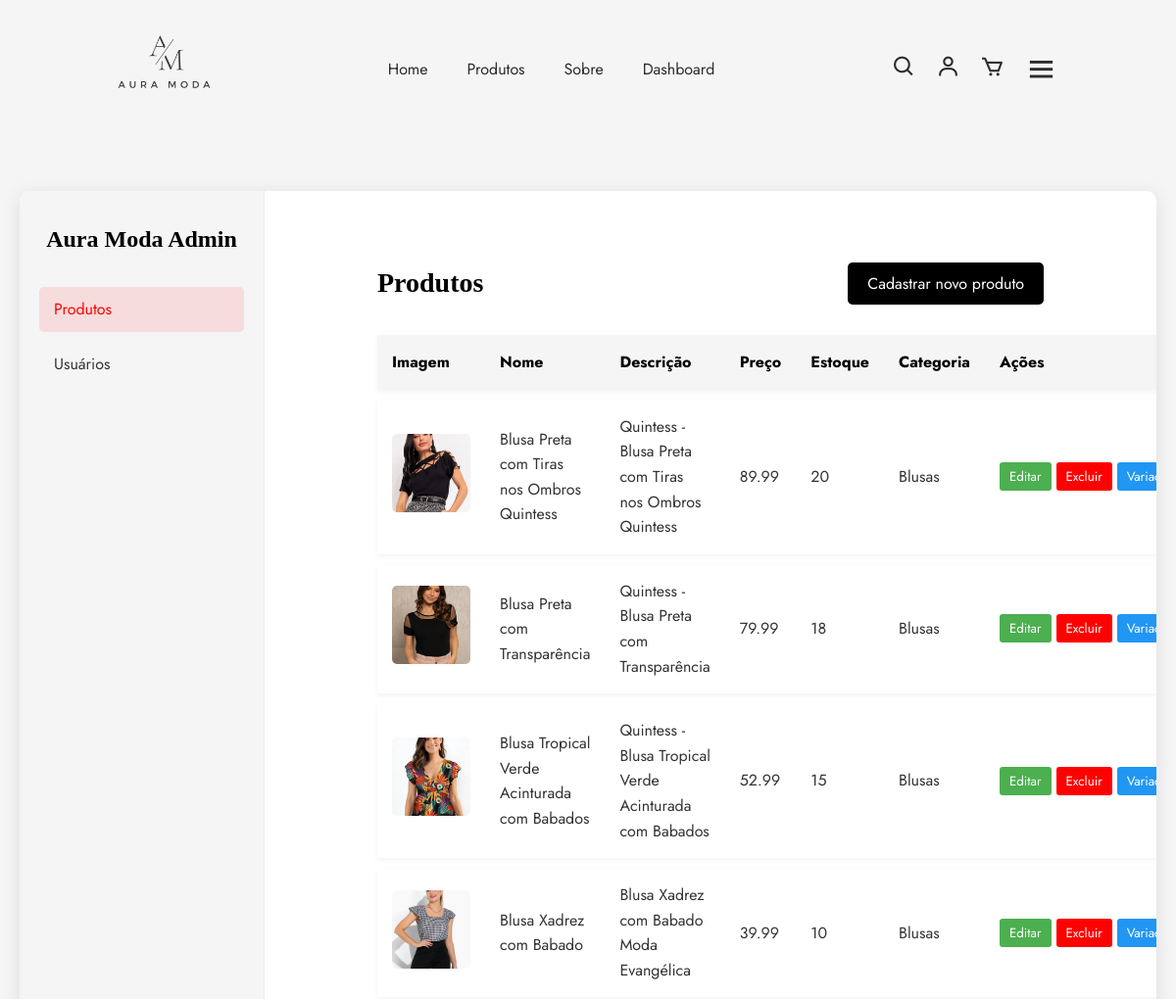
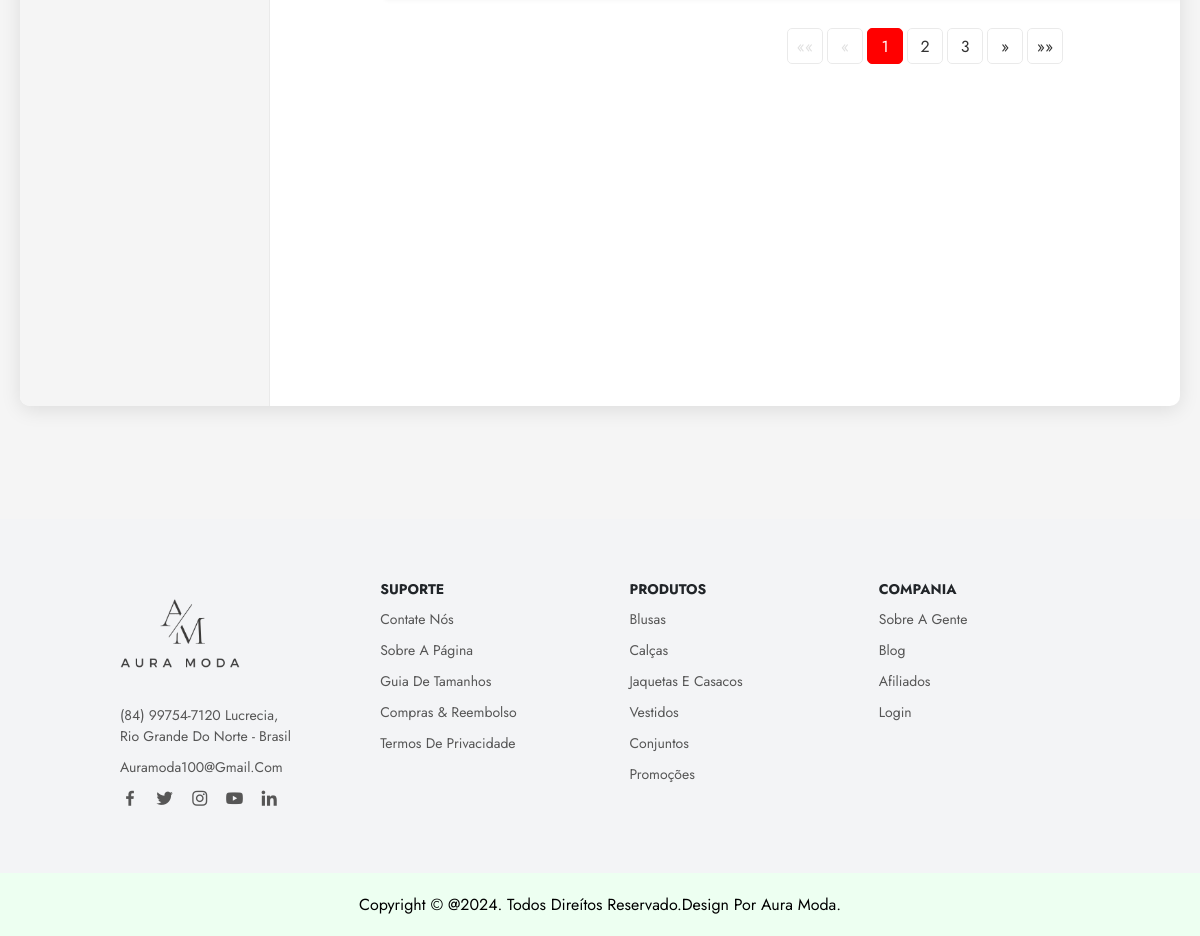
/dashboard/ (signed in), run on the app's committed database (2 pictures, top to bottom).
### ecommerce/models.py (models this page shows, shortened)
class Produto(models.Model):
    nome = models.CharField(max_length=200)
    descricao = models.TextField()
    preco = models.DecimalField(max_digits=10, decimal_places=2)
    estoque = models.PositiveIntegerField()
    categoria = models.ForeignKey(Categoria, on_delete=models.SET_NULL, null=True, related_name='produtos')
    imagem = models.ImageField(upload_to='produtos/', blank=True, null=True, default='default.png')
    data_adicionado = models.DateTimeField(auto_now_add=True)

class Categoria(models.Model):
    nome = models.CharField(max_length=100, unique=True)
    descricao = models.TextField(blank=True)

### ecommerce/views.py (the view)
# urls.py: path('dashboard/', views.dashboard, name='dashboard'),
@user_passes_test(admin_checado)
def dashboard(request):
    produtos_lista = Produto.objects.all().order_by('nome')
    clientes_lista = Cliente.objects.all().order_by('nome_completo')
    paginator_produtos = Paginator(produtos_lista, 4)
    page_produtos = request.GET.get('page_produtos', 1)
    try :
        produtos = paginator_produtos.page(page_produtos)
    except :
        produtos = paginator_produtos.page(1)
    paginator_clientes = Paginator(clientes_lista, 4)
    page_clientes = request.GET.get('page_clientes',1)
    try :
        clientes = paginator_clientes.page(page_clientes)
    except :
        clientes = paginator_clientes.page(1)
    if request.method == "POST" and "delete_cliente" in request.POST:
        cliente_id = request.POST.get("delete_cliente")
        cliente = get_object_or_404(Cliente, id=cliente_id)
        cliente.delete()
        messages.success(request, f"Usuário '{cliente.nome_completo}' foi excluído com sucesso.")
        return redirect("dashboard")
    context = {
        'produtos':produtos,
        'clientes':clientes,
    }
    return render(request, 'ecommerce/dashboard.html', context)

### ecommerce/views.py (called while the page is built)
def admin_checado(user):
    return user.is_staff

### ecommerce/templates/ecommerce/dashboard.html (shortened to what this page needs)
{% extends "base.html" %}
{% load static %}
{% block main %}
<link rel="stylesheet" href="{% static "css/dashboard.css" %}">
<div class="body">
    <div class="dashboard-container">
        <aside class="sidebar">
            <h1>Aura Moda Admin</h1>
            <ul class="sidebar-menu">
                <li><a href="#produtos" class="active" data-section="produtos">Produtos</a></li>
                <li><a href="#usuarios" data-section="usuarios">Usuários</a></li>
            </ul>
        </aside>
        <main class="main-content">
            <section id="produtos" class="section active">
                <div class="section-header">
                    <h2>Produtos</h2>
                    <a href="{% url "cadastro" %}"><button class="btn-new-product">Cadastrar novo produto</button></a>
                </div>
                <table>
                    <thead>
                        <tr>
                            <th>Imagem</th>
                            <th>Nome</th>
                            <th>Descrição</th>
                            <th>Preço</th>
                            <th>Estoque</th>
                            <th>Categoria</th>
                            <th>Ações</th>
                        </tr>
                    </thead>
                    <tbody>
                        {% for produto in produtos %}
                        <tr>
                            <td><img src="{{produto.imagem.url}}" alt="{{produto.nome}}" class="product-image"></td>
                            <td>{{produto.nome}}</td>
                            <td>{{produto.descricao}}</td>
                            <td>{{produto.preco}}</td>
                            <td>{{produto.estoque}}</td>
                            <td>{{produto.categoria.nome}}</td>
                            <td>
                                <div class="action-buttons">
                                    <a href="{% url "editar_produto" produto.id %}"><button class="btn btn-edit">Editar</button></a>
                                    <form action="{% url "remover_produto" produto.id %}" method="POST">
                                        <button type="submit" class="btn btn-delete">Excluir</button>
                                    </form>
                                    <button class="btn btn-variation">Variação</button>
                                </div>
                            </td>
                        </tr>
                        {% endfor %}
                    </tbody>
                </table>
                {% include 'components/pagination.html' with page_obj=produtos query_param="page_produtos"%}
            </section>
        </main>
    </div>
</div>
{% endblock main %}

### static/css/experimento.css (style rules this page uses)
:root { --primary-color: #000000; --secondary-color: #ffffff; --accent-color: #ff0000; --text-color: #333333; --light-gray: #f5f5f5; --medium-gray: #e0e0e0; }
* { margin: 0; padding: 0; box-sizing: border-box; scroll-behavior: smooth; font-family: "Jost", sans-serif; list-style: none; text-decoration: none; }
html, body { min-height: 100%; }
section { padding: 5% 10%; }

### static/css/dashboard.css (style rules this page uses)
:root { --primary-color: #000000; --secondary-color: #ffffff; --accent-color: #ff0000; --text-color: #333333; --light-gray: #f5f5f5; --medium-gray: #e0e0e0; --border-color: #eaeaea; }
* { margin: 0; padding: 0; box-sizing: border-box; }
.body { font-family: 'Roboto', sans-serif; line-height: 1.6; color: var(--text-color); background-color: var(--light-gray); min-height: 100vh; display: flex; justify-content: center; align-items: center; padding: 20px; padding-top: 8.5%; }
.dashboard-container { display: flex; background-color: var(--secondary-color); border-radius: 10px; box-shadow: 0 4px 20px rgba(0, 0, 0, 0.1); overflow: hidden; width: 100%; max-width: 1600px; height: 80vh; }
.sidebar { width: 250px; background-color: var(--light-gray); padding: 30px 20px; border-right: 1px solid var(--border-color); }
.sidebar h1 { font-family: 'Playfair Display', serif; font-size: 24px; margin-bottom: 30px; text-align: center; color: var(--primary-color); }
.sidebar-menu { list-style: none; }
.sidebar-menu li { margin-bottom: 10px; }
.sidebar-menu a { display: block; padding: 10px 15px; color: var(--text-color); text-decoration: none; border-radius: 5px; transition: all 0.3s ease; }
.sidebar-menu a:hover, .sidebar-menu a.active { background-color: rgba(255, 0, 0, 0.1); color: var(--accent-color); }
.main-content { flex: 1; padding: 30px; overflow-y: auto; }
.section-header { display: flex; justify-content: space-between; align-items: center; margin-bottom: 20px; }
h2 { font-family: 'Playfair Display', serif; font-size: 28px; color: var(--primary-color); }
.btn-new-product { background-color: #000000; color: var(--secondary-color); border: none; padding: 10px 20px; border-radius: 5px; font-size: 16px; cursor: pointer; transition: background-color 0.3s ease; }
table { width: 100%; border-collapse: separate; border-spacing: 0 10px; }
th, td { padding: 15px; text-align: left; }
th { background-color: var(--light-gray); font-weight: bold; color: var(--primary-color); }
td { background-color: var(--secondary-color); }
tr { box-shadow: 0 2px 5px rgba(0, 0, 0, 0.05); transition: all 0.3s ease; }
.product-image { width: 80px; height: 80px; object-fit: cover; border-radius: 5px; }
.action-buttons { display: flex; gap: 5px; }
.btn { padding: 5px 10px; border: none; border-radius: 3px; cursor: pointer; transition: background-color 0.3s ease; color: white; }
.btn-edit { background-color: #4CAF50; }
.btn-delete { background-color: var(--accent-color); }
.btn-variation { background-color: #2196F3; }
.section { display: none; }
.section.active { display: block; }

### data on the page
Produto: imagem (picture), nome "Blusa Preta com Tiras nos Ombros Quintess", descricao "Quintess - Blusa Preta com Tiras nos Ombros Quintess", preco "89.99", estoque "20", categoria.nome "Blusas"
Produto: imagem (picture), nome "Blusa Preta com Transparência", descricao "Quintess - Blusa Preta com Transparência", preco "79.99", estoque "18", categoria.nome "Blusas"
Produto: imagem (picture), nome "Blusa Tropical Verde Acinturada com Babados", descricao "Quintess - Blusa Tropical Verde Acinturada com Babados", preco "52.99", estoque "15", categoria.nome "Blusas"
Produto: imagem (picture), nome "Blusa Xadrez com Babado", descricao "Blusa Xadrez com Babado Moda Evangélica", preco "39.99", estoque "10", categoria.nome "Blusas"

### other printed values
{{ num }} "1"
{{ num }} "2" "3"
